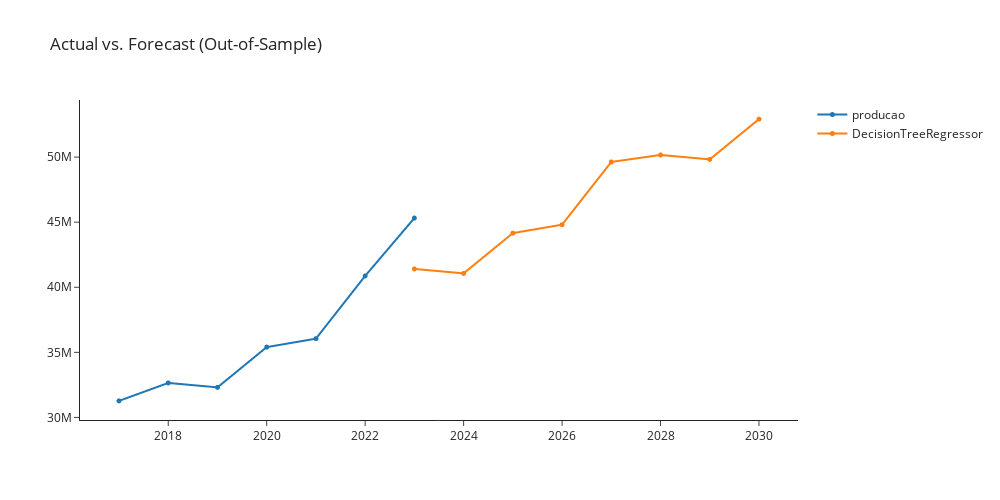

The cell this chart's notebook holds for it:
### Markdown cell above
## DT_CDS_DT

### Code cell
dt_cds_dt  = exp.create_model('dt_cds_dt')
exp.plot_model(plot = 'decomp', 
               data_kwargs = {'type' : 'multiplicative'},
               fig_kwargs = {"height":500,"width":1000,"template": "simple_white","hoverinfo":"none","big_data_threshold":10})
exp.plot_model(estimator = dt_cds_dt, plot = 'forecast', 
               data_kwargs = {'fh' : 8},
               fig_kwargs = {"height":500,"width":1000,"template": "simple_white","hoverinfo":"none","big_data_threshold":10})

### Figure 1 — Plotly figure (JSON) as saved in the notebook; plotly's stock layout.template omitted (floating-point values rounded to 4 significant figures)
{"data": [{"hoverinfo": "none", "line": {"width": 2}, "marker": {"size": 5}, "mode": "lines+markers", "name": "producao", "type": "scattergl", "x": [2017, 2018, 2019, 2020, 2021, 2022, 2023, 2024, 2025, 2026, 2027, 2028, 2029, 2030], "xaxis": "x", "y": [31271827, 32650425, 32310076, 35403507, 36051673, 40872194, 45316887, null, null, null, null, null, null, null], "yaxis": "y"}, {"hoverinfo": "none", "line": {"width": 2}, "marker": {"size": 5}, "mode": "lines+markers", "name": "DecisionTreeRegressor", "type": "scattergl", "x": [2017, 2018, 2019, 2020, 2021, 2022, 2023, 2024, 2025, 2026, 2027, 2028, 2029, 2030], "xaxis": "x", "y": [null, null, null, null, null, null, 41410000.0, 41070000.0, 44160000.0, 44810000.0, 49630000.0, 50160000.0, 49820000.0, 52920000.0], "yaxis": "y"}], "layout": {"autosize": false, "height": 500, "showlegend": true, "title": {"text": "Actual vs. Forecast (Out-of-Sample)"}, "width": 1000, "xaxis": {"anchor": "y", "domain": [0, 1]}, "yaxis": {"anchor": "x", "domain": [0, 1]}}}
